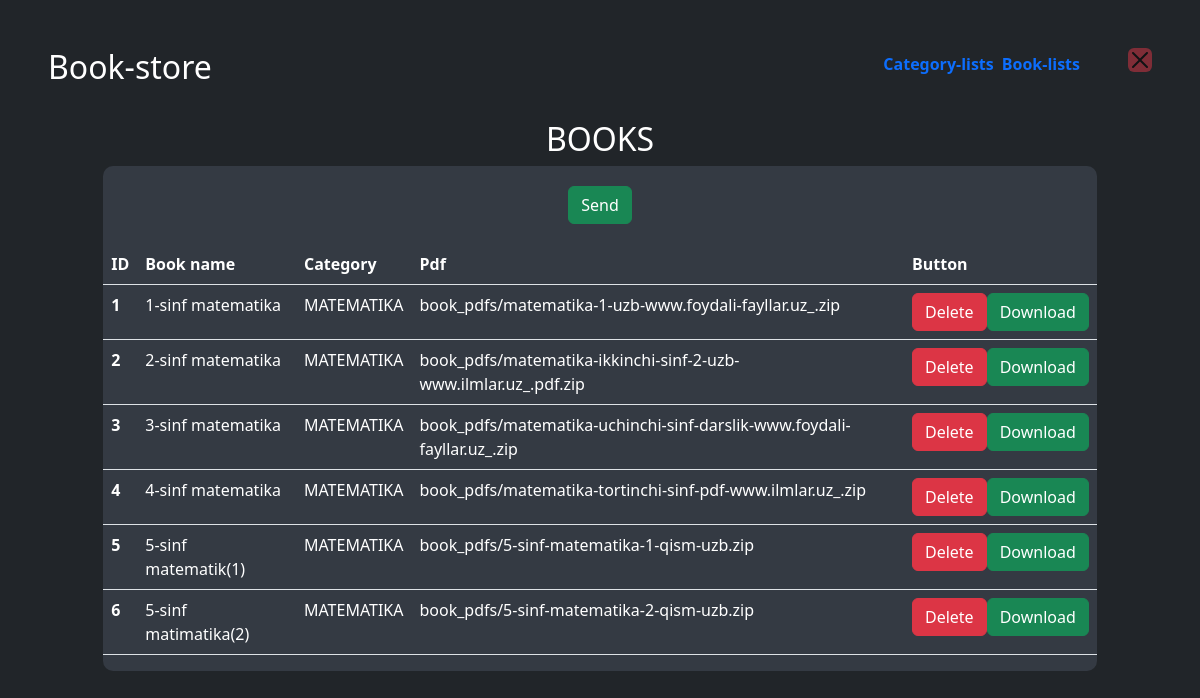
Screenshot of /admin_sort/47/ with the database file from the repository.
### book/models.py (models this page shows)
class Book(models.Model):
    name = models.CharField(max_length=255)
    category = models.ForeignKey(Category, on_delete=models.CASCADE)
    cover = models.ImageField(upload_to='book_covers/')
    book_pdf = models.FileField(upload_to='book_pdfs/')

class Category(models.Model):
    name = models.CharField(max_length=100)
    category_img = models.ImageField(upload_to='category_img/', null=True)
    def __str__(self):
        return self.name

### book/views.py (the view)
# urls.py: path('admin_sort/<int:pk>/', admin_sort),
def admin_sort(request, pk):
    book = Book.objects.filter(category=pk)
    book_pdf = Book.objects.all()
    if book:
        return render(request, 'book/admin-lists.html', {'book': book})
    else:
        test = "NOT FOUND"
        return render(request, 'book/admin-lists.html', {'test': test})

### book/templates/book/admin-lists.html (shortened to what this page needs)
{% extends 'book/admin-page.html' %}
{% load crispy_forms_tags %}
{% block header %}
    <header class="mb-auto w- h-5" >
    <div>
      <h2 class="float-md-start mb-0">Book-store</h2>
        <nav class="nav nav-masthead justify-content-center float-md-end">
        <a class="nav-link fw-bold py-1 px-0 active me-2" aria-current="page" href="{% url 'admin' %}" id="aa">Category-lists</a>
        <a class="nav-link fw-bold py-1 px-0 active me-5" aria-current="page" href="{% url 'lists' %}" id="a">Book-lists</a>
        <a href="{% url 'index' %}"><button type="button" class="btn-close bg-danger" aria-label="Close"></button></a>
        </nav>
    </div>
    </header>
{% endblock %}
{% block body %}
<h2>BOOKS</h2>
    <center>
        <div class="d-flex" style="width: 90%; height: auto; display: flex; justify-content: center; flex-wrap: wrap; background-color: #343a43; border-top-left-radius: 10px; border-top-right-radius: 10px; padding: 20px;">
      <form action="/add-book/" method="post" enctype="multipart/form-data">
          {% if test %}
            <h2>{{ test }}</h2>
        {% else %}
            <button type="submit" class="btn btn-success">Send</button>
        {% endif %}
        </form>
        </div>
    </center>
<center>
<div class="d-flex mb-5" style="width: 90%; background-color: #343a43; color: white; border-bottom-left-radius: 10px; border-bottom-right-radius: 10px;">
<table class="table">
  <thead>
    <tr>
      <th scope="col" style="color: white;">ID</th>
      <th scope="col" style="color: white;">Book name</th>
      <th scope="col" style="color: white;">Category</th>
      <th scope="col" style="color: white;">Pdf</th>
      <th scope="col" style="color: white;">Button</th>
    </tr>
  </thead>
  <tbody>
  {% for i in book %}
    <tr>
      <th scope="row" style="color: white;">{{ forloop.counter }}</th>
        <td style="color: white;">{{ i.name }}</td>
        <td style="color: white;">{{ i.category }}</td>
        <td style="color: white;">{{ i.book_pdf }}</td>
        <td style="color: white;">
          <div class="btn-group" role="group" aria-label="Basic mixed styles example">
          <form action="/delete-book/{{ i.id }}/" method="post">
            <button type="submit" class="btn btn-danger">Delete</button>
          </form>
              <a href="/media/{{ i.book_pdf }}" download><button type="button" class="btn btn-success">Download</button></a>
</div>
      </td>
    </tr>
  {% endfor %}
  </tbody>
</table>
</div>
</center>
{% endblock %}

### rows the page displays
Book: name "1-sinf matematika", category "MATEMATIKA", book_pdf "book_pdfs/matematika-1-uzb-www.foydali-fayllar.uz_.zip"
Book: name "2-sinf matematika", category "MATEMATIKA", book_pdf "book_pdfs/matematika-ikkinchi-sinf-2-uzb-www.ilmlar.uz_.pdf.zip"
Book: name "3-sinf matematika", category "MATEMATIKA", book_pdf "book_pdfs/matematika-uchinchi-sinf-darslik-www.foydali-fayllar.uz_.zip"
Book: name "4-sinf matematika", category "MATEMATIKA", book_pdf "book_pdfs/matematika-tortinchi-sinf-pdf-www.ilmlar.uz_.zip"
Book: name "5-sinf matematik(1)", category "MATEMATIKA", book_pdf "book_pdfs/5-sinf-matematika-1-qism-uzb.zip"
Book: name "5-sinf matimatika(2)", category "MATEMATIKA", book_pdf "book_pdfs/5-sinf-matematika-2-qism-uzb.zip"
